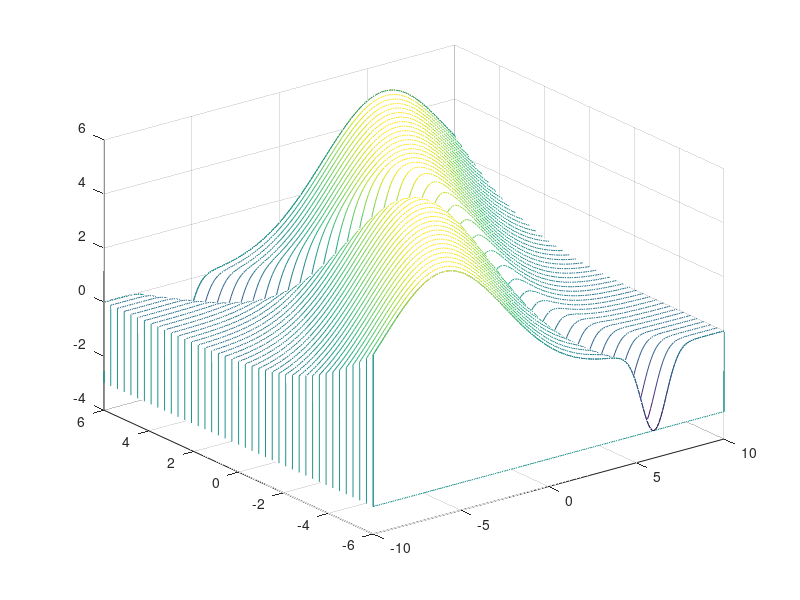
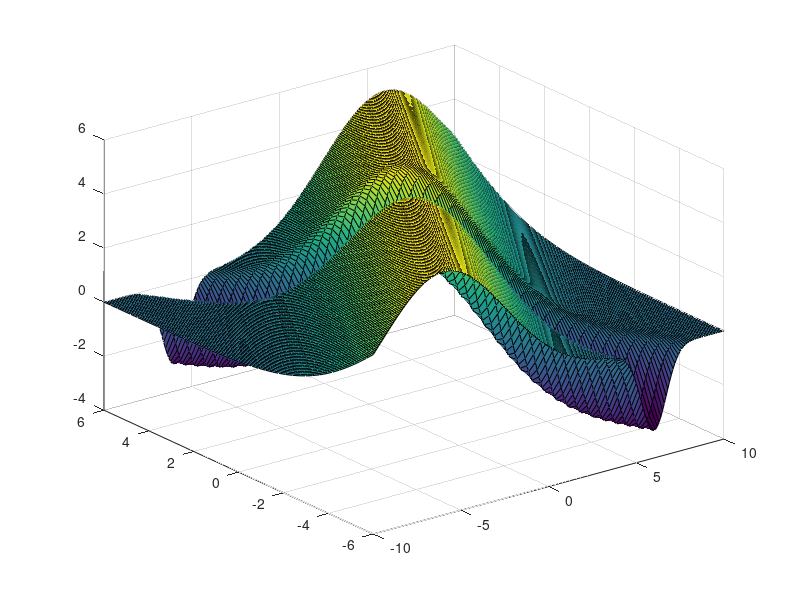
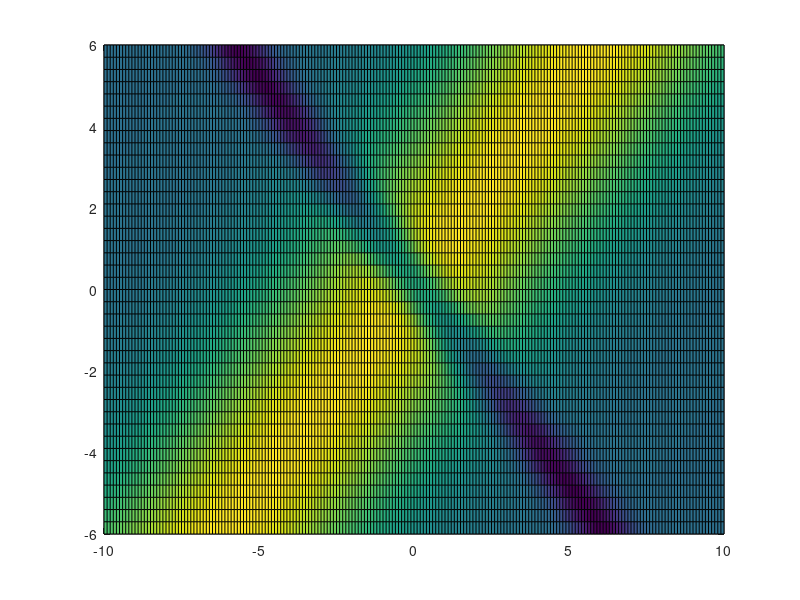

Reproduce these figures in MATLAB, in order. (Note: this script raises an error after producing the figures.)
% matlab script adapted from 
clc
clear
%     Roger Knobel "An Introduction fo the Mathematical Theory of Wave Motion" 
%            (American Mathematical Society, 2000) pages 11-12.

% the following script shows ways to visualize a wave pulse.  The specific
% wave pulse is a Gaussian function u(x,t)= A e^(-((x-ct)/a)^2)

% the next three lines create the x and t values for your resulting plots.
% You may need to modify them.  The format of the vector is: 
% startvalue:stepsize:endvalue
x = -10:0.1:10;     % make a vector for the spatial location
t = -6:0.3:6;        % make a vector for time steps
[X,T] = meshgrid(x,t);  % transform vectors x and t to make 3-D plots

% The next several lines define the wave function.  This is what you need to change.
A1=5;    % this controls the amplitude
A2=-3;
c=1;  % this is the wave speed
a1=5;
a2=1;    % this controls the width of the pulse
u1 = A1*exp(-((X-c*T)/a1).^2); % define the wave function to be a Gaussian pulse
u2 = A2*exp(-((X+c*T)/a2).^2); % define the wave function to be a Gaussian pulse
u  = u1+u2;


% the rest of the commands below simply allow you various ways to look at
% or to visualize the wave motion.
figure(1)           % put the next plot in its own figure window
waterfall(x,t,u);  hold on;  % make a waterfall plot of the wave.  You may need to
                    % rotate the plot for it to look correct.
figure(2)           % put the next plot in its own figure window
surf(x,t,u)    % make a surface plot (filled-in waterfall plot)

figure(3)           % put the next plot in its own figure window
pcolor(x,t,u)  % make a contour density plot of the wave 

% The following script will make an animation of the wave pulse
figure(4)           
M = moviein(length(t));
for j=1:length(t),
    plot(x,u(j,:)), M(:,j)=getframe;
end;
movie(M)

%%
figure(123);
plot(x,u(21,:)); hold on;
xlabel('position');
ylabel('Amplitude');
